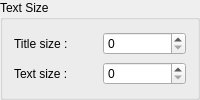
               <widget class="QGroupBox" name="groupBox_2">
                <property name="title">
                 <string>Text Size</string>
                </property>
                <layout class="QVBoxLayout" name="verticalLayout_8">
                 <item>
                  <layout class="QHBoxLayout" name="horizontalLayout_6">
                   <item>
                    <widget class="QLabel" name="label_8">
                     <property name="text">
                      <string>Title size :</string>
                     </property>
                    </widget>
                   </item>
                   <item>
                    <widget class="QSpinBox" name="spinBox_2">
                     <property name="toolTip">
                      <string>Textsize used for the titel.</string>
                     </property>
                    </widget>
                   </item>
                  </layout>
                 </item>
                 <item>
                  <layout class="QHBoxLayout" name="horizontalLayout_7">
                   <property name="topMargin">
                    <number>0</number>
                   </property>
                   <item>
                    <widget class="QLabel" name="label_9">
                     <property name="text">
                      <string>Text size :</string>
                     </property>
                    </widget>
                   </item>
                   <item>
                    <widget class="QSpinBox" name="spinBox_3">
                     <property name="toolTip">
                      <string>Textsize used for the axis titels and other kind of texts, like labels ...</string>
                     </property>
                    </widget>
                   </item>
                  </layout>
                 </item>
                </layout>
               </widget>
